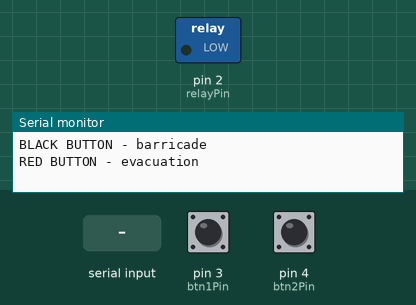
Simulated run of this sketch. Board: Arduino Uno, built with avr-gcc and run on an emulated ATmega328P. Shown: switched loads named in the sketch (green lamp = pin HIGH), the last lines printed to the serial monitor. Dashed ring = blinking. The test bench sets the inputs (shaded band); at power-on: pin 3 (btn1Pin) HIGH, pin 4 (btn2Pin) HIGH.

Above: at 1.2 s.
1.3 s: pin 3 (btn1Pin) pulled LOW for 0.15 s
At 4.3 s:
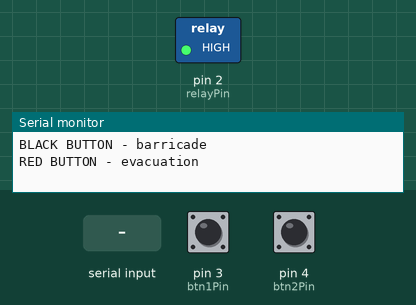
4.4 s: pin 4 (btn2Pin) pulled LOW for 0.15 s
At 4.9 s:
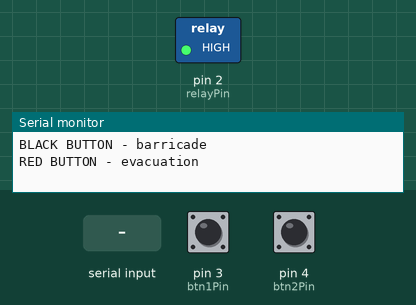
7.5 s: pin 3 (btn1Pin) pulled LOW for 1 s
At 8.8 s:
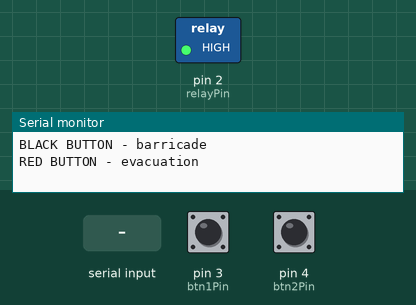
11.5 s: pin 3 (btn1Pin) pulled LOW for 3.2 s
16.2 s: "1\n" received over Serial
At 17.1 s:
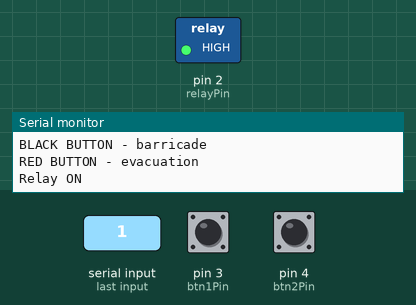
Timing chart, 0 to 20.2 s (numbered marks = the images above; inputs shaded):
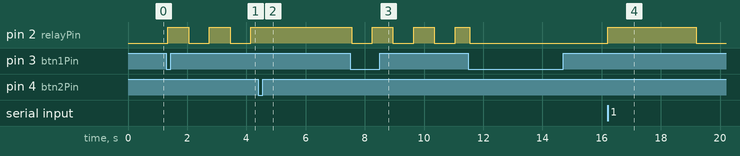

The sketch:

sketch.ino
```cpp
const int btn1Pin = 3;
const int btn2Pin = 4;
const int relayPin = 2;

const int BAUD_RATE = 9600;

unsigned long relayOnTime = 0;
bool relayActive = false;
const unsigned long BELL_DURATION = 3000;
String inputString = "";

int mode = 0;
unsigned long lastToggleTime = 0;
bool pulseState = false;
//защита от дребезга физической модели
int lastBtn1State = HIGH;
int lastBtn2State = HIGH;
void setup() {
    pinMode(relayPin, OUTPUT);
    pinMode(btn1Pin, INPUT_PULLUP);
    pinMode(btn2Pin, INPUT_PULLUP);
    digitalWrite(relayPin, LOW);
    Serial.begin(BAUD_RATE);
    //Сообщение, выводимое в терминал на этапе тестирования
    Serial.println("Send '1' to activate or 'PING' to connection check\nBLACK BUTTON - barricade\nRED BUTTON - evacuation");
    }

void loop() {
    int currentBtn1 = digitalRead(btn1Pin);
    if (currentBtn1 == LOW && lastBtn1State == HIGH) {
        delay(50); //защита от дребезга контактов физической модели
        if (digitalRead(btn1Pin) == LOW) {
            if (mode == 1) {
                mode = 0;
                digitalWrite(relayPin, LOW);
                } else {
                mode = 1;
            }
        }
    }
    lastBtn1State = currentBtn1;

    int currentBtn2 = digitalRead(btn2Pin);
    if (currentBtn2 == LOW && lastBtn2State == HIGH) {
        delay(50); //защита от дребезга контактов физической модели
        if (digitalRead(btn2Pin) == LOW) {
            if (mode == 2) {
                mode = 0;
                digitalWrite(relayPin, LOW);
                } else {
                mode = 2;
            }
        }
    }
    lastBtn2State = currentBtn2;
    //Режим чтения сигналов на COM-порт
    if (Serial.available() > 0) {
        char inChar = (char)Serial.read();
        if (inChar == '\n') {
            inputString.trim();
            if (inputString == "PING") {
                Serial.println("PONG");
            }
            else if (inputString == "1" && mode == 0) {
                digitalWrite(relayPin, HIGH);
                relayOnTime = millis();
                relayActive = true;
                Serial.println("Relay ON");
            }

            inputString = "";
        } else {
            inputString += inChar;
        }
    }
    if (mode == 1) {
        // ТРЕВОГА 1 (баррикадироваться)
        if (millis() - lastToggleTime >= 700) {
            pulseState = !pulseState;
            digitalWrite(relayPin, pulseState ? HIGH : LOW);
            lastToggleTime = millis();
        }
    }
    else if (mode == 2) {
        // ТРЕВОГА 2 (эвакуироваться)
        digitalWrite(relayPin, HIGH);
    }
    else {
        if (relayActive && (millis() - relayOnTime >= BELL_DURATION)) {
            digitalWrite(relayPin, LOW);
            relayActive = false;
            Serial.println("Relay OFF");
        }
    }
}
```

Measured:
- after the input at 1.3 s, pin 2 (relayPin): alternates HIGH for 0.70 s and LOW for 0.70 s, starting after 0.05 s
- after the input at 4.4 s, pin 2 (relayPin): stops changing and stays HIGH
- after the input at 7.5 s, pin 2 (relayPin): alternates HIGH for 0.70 s and LOW for 0.70 s, starting after 0.05 s
- after the input at 16.2 s, pin 2 (relayPin): LOW → HIGH at once, → LOW 3.0 s later
